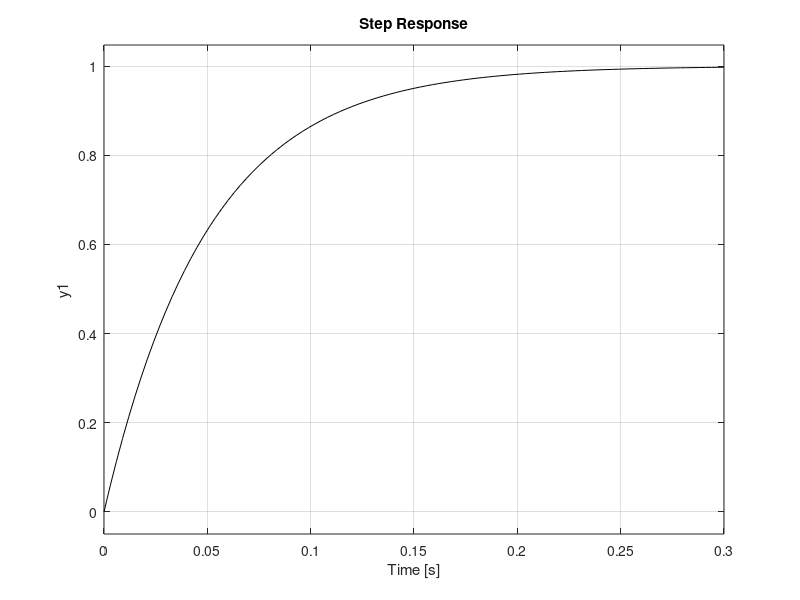

The MATLAB script that drew this image: (Note: this script raises an error after producing the figure.)

figure;
hold on;

Gp=tf([1],[1 1])
step(Gp,'b')

Gp=tf([3],[1 3])
step(Gp,'r')

Gp=tf([12],[1 12])
step(Gp,'g')

Gp=tf([20],[1 20])
step(Gp,'k')

cleanfigure; 
matlab2tikz('Ex2.tex');

figure;
Gp=tf([20],[1 -20])
step(Gp)
axis([0 1 0 500000]);
cleanfigure
matlab2tikz('Ex2_2.tex'); 
